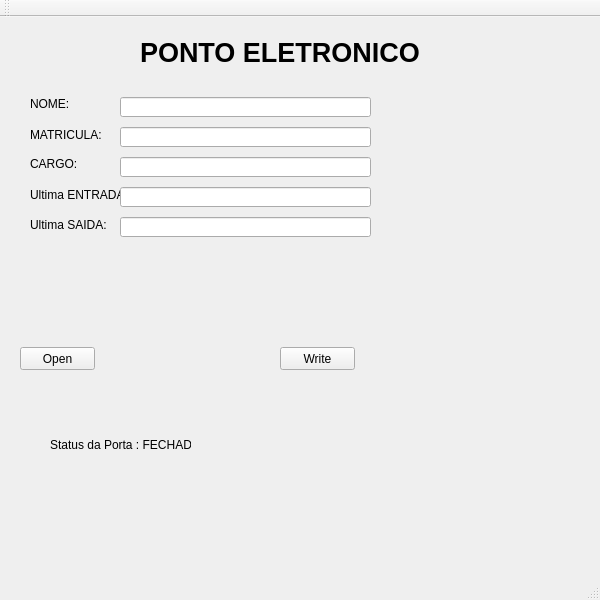
<?xml version="1.0" encoding="UTF-8"?>
<ui version="4.0">
 <class>MainWindow</class>
 <widget class="QMainWindow" name="MainWindow">
  <property name="geometry">
   <rect>
    <x>0</x>
    <y>0</y>
    <width>600</width>
    <height>600</height>
   </rect>
  </property>
  <property name="windowTitle">
   <string>MainWindow</string>
  </property>
  <widget class="QWidget" name="centralWidget">
   <widget class="QPushButton" name="BOTAO_CONN">
    <property name="geometry">
     <rect>
      <x>20</x>
      <y>330</y>
      <width>75</width>
      <height>23</height>
     </rect>
    </property>
    <property name="text">
     <string>Open</string>
    </property>
   </widget>
   <widget class="QPushButton" name="BOTAO_ENVIA">
    <property name="geometry">
     <rect>
      <x>280</x>
      <y>330</y>
      <width>75</width>
      <height>23</height>
     </rect>
    </property>
    <property name="text">
     <string>Write</string>
    </property>
   </widget>
   <widget class="QLineEdit" name="LE_NOME">
    <property name="geometry">
     <rect>
      <x>120</x>
      <y>80</y>
      <width>251</width>
      <height>20</height>
     </rect>
    </property>
   </widget>
   <widget class="QLabel" name="label_STSPORTA">
    <property name="geometry">
     <rect>
      <x>50</x>
      <y>420</y>
      <width>141</width>
      <height>16</height>
     </rect>
    </property>
    <property name="text">
     <string>Status da Porta : FECHADA</string>
    </property>
   </widget>
   <widget class="QLabel" name="label_NOME">
    <property name="geometry">
     <rect>
      <x>30</x>
      <y>80</y>
      <width>47</width>
      <height>13</height>
     </rect>
    </property>
    <property name="text">
     <string>NOME:</string>
    </property>
   </widget>
   <widget class="QLabel" name="TITULO_JANELA">
    <property name="geometry">
     <rect>
      <x>140</x>
      <y>10</y>
      <width>301</width>
      <height>51</height>
     </rect>
    </property>
    <property name="font">
     <font>
      <pointsize>20</pointsize>
      <weight>75</weight>
      <bold>true</bold>
     </font>
    </property>
    <property name="text">
     <string>PONTO ELETRONICO</string>
    </property>
   </widget>
   <widget class="QLabel" name="label_MATRICULA">
    <property name="geometry">
     <rect>
      <x>30</x>
      <y>110</y>
      <width>81</width>
      <height>16</height>
     </rect>
    </property>
    <property name="text">
     <string>MATRICULA:</string>
    </property>
   </widget>
   <widget class="QLabel" name="label_CARGO">
    <property name="geometry">
     <rect>
      <x>30</x>
      <y>140</y>
      <width>47</width>
      <height>13</height>
     </rect>
    </property>
    <property name="text">
     <string>CARGO:</string>
    </property>
   </widget>
   <widget class="QLabel" name="label_ENTRADA">
    <property name="geometry">
     <rect>
      <x>30</x>
      <y>170</y>
      <width>91</width>
      <height>16</height>
     </rect>
    </property>
    <property name="text">
     <string>Ultima ENTRADA:</string>
    </property>
   </widget>
   <widget class="QLabel" name="label_SAIDA">
    <property name="geometry">
     <rect>
      <x>30</x>
      <y>200</y>
      <width>81</width>
      <height>16</height>
     </rect>
    </property>
    <property name="text">
     <string>Ultima SAIDA:</string>
    </property>
   </widget>
   <widget class="QLineEdit" name="LE_MATRICULA">
    <property name="geometry">
     <rect>
      <x>120</x>
      <y>110</y>
      <width>251</width>
      <height>20</height>
     </rect>
    </property>
   </widget>
   <widget class="QLineEdit" name="LE_CARGO">
    <property name="geometry">
     <rect>
      <x>120</x>
      <y>140</y>
      <width>251</width>
      <height>20</height>
     </rect>
    </property>
   </widget>
   <widget class="QLineEdit" name="LE_ENTRADA">
    <property name="geometry">
     <rect>
      <x>120</x>
      <y>170</y>
      <width>251</width>
      <height>20</height>
     </rect>
    </property>
   </widget>
   <widget class="QLineEdit" name="LE_SAIDA">
    <property name="geometry">
     <rect>
      <x>120</x>
      <y>200</y>
      <width>251</width>
      <height>20</height>
     </rect>
    </property>
   </widget>
  </widget>
  <widget class="QMenuBar" name="menuBar">
   <property name="geometry">
    <rect>
     <x>0</x>
     <y>0</y>
     <width>600</width>
     <height>21</height>
    </rect>
   </property>
  </widget>
  <widget class="QToolBar" name="mainToolBar">
   <attribute name="toolBarArea">
    <enum>TopToolBarArea</enum>
   </attribute>
   <attribute name="toolBarBreak">
    <bool>false</bool>
   </attribute>
  </widget>
  <widget class="QStatusBar" name="statusBar"/>
 </widget>
 <layoutdefault spacing="6" margin="11"/>
 <resources/>
 <connections/>
</ui>
